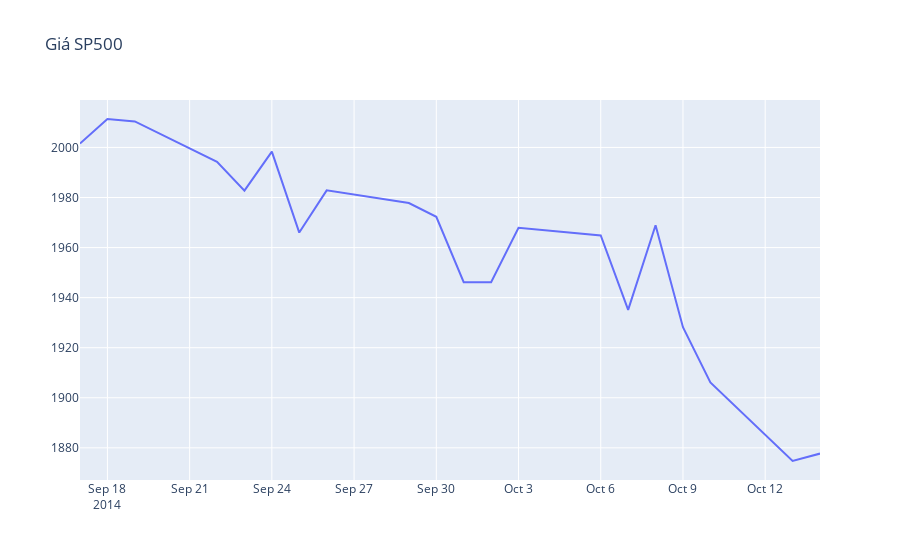

The notebook cell saved with this chart:
### Markdown cell above
### test plotly line

### Code cell
draw_line_plotly(sp500[:20], 'date', 'close', 'Giá SP500')
